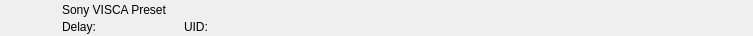
<?xml version="1.0" encoding="UTF-8"?>
<ui version="4.0">
 <class>RundownSonyPresetWidget</class>
 <widget class="QWidget" name="RundownSonyPresetWidget">
  <property name="geometry">
   <rect>
    <x>0</x>
    <y>0</y>
    <width>753</width>
    <height>36</height>
   </rect>
  </property>
  <layout class="QHBoxLayout" name="horizontalLayout">
   <property name="spacing">
    <number>0</number>
   </property>
   <property name="leftMargin">
    <number>0</number>
   </property>
   <property name="topMargin">
    <number>0</number>
   </property>
   <property name="rightMargin">
    <number>0</number>
   </property>
   <property name="bottomMargin">
    <number>0</number>
   </property>
   <item>
    <widget class="QFrame" name="frameItem">
     <property name="sizePolicy">
      <sizepolicy hsizetype="Preferred" vsizetype="Fixed">
       <horstretch>0</horstretch>
       <verstretch>0</verstretch>
      </sizepolicy>
     </property>
     <property name="minimumSize">
      <size>
       <width>0</width>
       <height>36</height>
      </size>
     </property>
     <widget class="QLabel" name="labelIcon">
      <property name="geometry">
       <rect>
        <x>22</x>
        <y>2</y>
        <width>32</width>
        <height>32</height>
       </rect>
      </property>
      <property name="text">
       <string/>
      </property>
      <property name="pixmap">
       <pixmap>:/Graphics/Images/Sony/SonyPreset.png</pixmap>
      </property>
      <property name="scaledContents">
       <bool>true</bool>
      </property>
     </widget>
     <widget class="QLabel" name="labelLabel">
      <property name="geometry">
       <rect>
        <x>62</x>
        <y>2</y>
        <width>561</width>
        <height>16</height>
       </rect>
      </property>
      <property name="text">
       <string>Sony VISCA Preset</string>
      </property>
     </widget>
     <widget class="QLabel" name="labelColor">
      <property name="geometry">
       <rect>
        <x>0</x>
        <y>0</y>
        <width>18</width>
        <height>36</height>
       </rect>
      </property>
      <property name="text">
       <string/>
      </property>
     </widget>
     <widget class="QLabel" name="labelGroupColor">
      <property name="geometry">
       <rect>
        <x>0</x>
        <y>0</y>
        <width>6</width>
        <height>36</height>
       </rect>
      </property>
      <property name="text">
       <string/>
      </property>
     </widget>
     <widget class="QLabel" name="labelDelay">
      <property name="geometry">
       <rect>
        <x>62</x>
        <y>19</y>
        <width>83</width>
        <height>16</height>
       </rect>
      </property>
      <property name="text">
       <string>Delay:</string>
      </property>
     </widget>
     <widget class="QLabel" name="labelRemoteTriggerId">
      <property name="geometry">
       <rect>
        <x>184</x>
        <y>19</y>
        <width>111</width>
        <height>16</height>
       </rect>
      </property>
      <property name="text">
       <string>UID:</string>
      </property>
     </widget>
    </widget>
   </item>
   <item>
    <widget class="QFrame" name="frameStatus">
     <property name="minimumSize">
      <size>
       <width>77</width>
       <height>0</height>
      </size>
     </property>
     <property name="maximumSize">
      <size>
       <width>77</width>
       <height>16777215</height>
      </size>
     </property>
     <widget class="QLabel" name="labelGpiConnected">
      <property name="geometry">
       <rect>
        <x>1</x>
        <y>2</y>
        <width>32</width>
        <height>32</height>
       </rect>
      </property>
      <property name="minimumSize">
       <size>
        <width>32</width>
        <height>32</height>
       </size>
      </property>
      <property name="maximumSize">
       <size>
        <width>32</width>
        <height>32</height>
       </size>
      </property>
      <property name="lineWidth">
       <number>0</number>
      </property>
      <property name="text">
       <string/>
      </property>
      <property name="pixmap">
       <pixmap resource="../../Widgets.qrc">:/Graphics/Images/GpiConnected.png</pixmap>
      </property>
      <property name="scaledContents">
       <bool>true</bool>
      </property>
     </widget>
     <widget class="QLabel" name="labelDisconnected">
      <property name="geometry">
       <rect>
        <x>32</x>
        <y>2</y>
        <width>32</width>
        <height>32</height>
       </rect>
      </property>
      <property name="minimumSize">
       <size>
        <width>32</width>
        <height>32</height>
       </size>
      </property>
      <property name="maximumSize">
       <size>
        <width>32</width>
        <height>32</height>
       </size>
      </property>
      <property name="text">
       <string/>
      </property>
      <property name="pixmap">
       <pixmap resource="../../Widgets.qrc">:/Graphics/Images/Disconnected.png</pixmap>
      </property>
      <property name="scaledContents">
       <bool>true</bool>
      </property>
     </widget>
     <widget class="QLabel" name="labelActiveColor">
      <property name="geometry">
       <rect>
        <x>69</x>
        <y>0</y>
        <width>8</width>
        <height>36</height>
       </rect>
      </property>
      <property name="minimumSize">
       <size>
        <width>8</width>
        <height>36</height>
       </size>
      </property>
      <property name="maximumSize">
       <size>
        <width>8</width>
        <height>36</height>
       </size>
      </property>
      <property name="text">
       <string/>
      </property>
     </widget>
    </widget>
   </item>
  </layout>
 </widget>
 <resources>
  <include location="../../Widgets.qrc"/>
 </resources>
 <connections/>
 <slots>
  <slot>addToCombo()</slot>
 </slots>
</ui>
